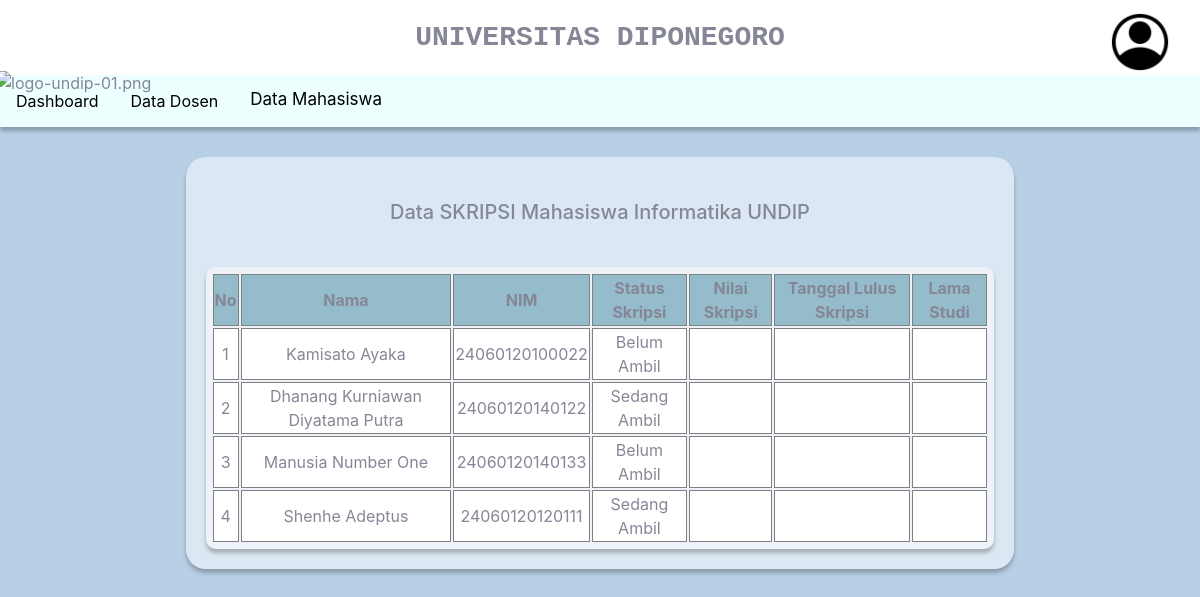
The app's page /departemen/data_mhs/data_skripsi_mhs.php?username=koro (signed in) with its own data.
### tables this page shows
CREATE TABLE `user` (
  `user_id` int(10) NOT NULL,
  `username` varchar(50) NOT NULL,
  `password` varchar(50) NOT NULL,
  `email` varchar(50) NOT NULL,
  `role` varchar(50) NOT NULL
);

CREATE TABLE `mahasiswa` (
  `mahasiswa_id` int(10) NOT NULL,
  `nim` varchar(20) NOT NULL,
  `kode_wali` varchar(50) NOT NULL,
  `nama` varchar(50) NOT NULL,
  `alamat` varchar(50) NOT NULL,
  `kota` varchar(50) NOT NULL,
  `provinsi` varchar(50) NOT NULL,
  `angkatan` varchar(50) NOT NULL,
  `email` varchar(50) NOT NULL,
  `no_tlp` varchar(20) NOT NULL,
  `status` varchar(30) NOT NULL,
  `prodi` varchar(50) NOT NULL,
  `fakultas` varchar(50) NOT NULL,
  `username` varchar(50) NOT NULL,
  `irs_id` int(11) DEFAULT NULL,
  `khs_id` int(11) DEFAULT NULL,
  `skripsi_id` int(11) DEFAULT NULL,
  `pkl_id` int(11) DEFAULT NULL
);

CREATE TABLE `skripsi` (
  `skripsi_id` int(11) NOT NULL,
  `status_skripsi` varchar(50) NOT NULL,
  `tgl_lulus` date DEFAULT NULL,
  `lama_studi` int(20) DEFAULT NULL,
  `nilai_skripsi` int(11) DEFAULT NULL,
  `nim` varchar(50) NOT NULL
);

### departemen/data_mhs/data_skripsi_mhs.php (the view, shortened to what this page needs)
<?php
require_once('../../db_login.php');
$username = $_GET['username'];
?>
<!DOCTYPE html>
<html lang="en">
<head>
    <link rel="stylesheet" href="../../aset/css/style.css">
</head>
<body>
    <div class="top">
        <div class="logo_undip">
            <img src="../../aset/img/PPL/logo-undip-01.png" alt="logo-undip-01.png">
        </div>
        <div class="ddaction">
            <div class="ddprofile" onclick="menuToggle();">
                <img src="../../aset/img/PPL/account.png" style="width:60px;height:auto; border-radius:50%;">
            </div>
        </div>
        <div class="text">UNIVERSITAS DIPONEGORO</div>
    </div>
    <div class="bar">
        <div class="navbar">
            <a href="../index.php?username=<?=$username?>">Dashboard</a>
            <a href="../data_dosen/data_dosen.php?username=<?=$username?>">Data Dosen</a>
            <div class="dropdown">
                <button class="dropbtn">Data Mahasiswa</button>
            </div>
        </div>
    </div>
    <div class="isi">
        <div class="bgdosen isi-bgmhs">
            <div class="judul-isi-data">
                Data SKRIPSI Mahasiswa Informatika UNDIP
            </div>
            <div class="isi-data-mhs">
                <table>
                    <tr>
                        <th>No</th>
                        <th>Nama</th>
                        <th>NIM</th>
                        <th>Status Skripsi</th>
                        <th>Nilai Skripsi</th>
                        <th>Tanggal Lulus Skripsi</th>
                        <th>Lama Studi</th>
                    </tr>
                    <?php
                        $query = "SELECT user.username, departemen.*, mahasiswa.*, skripsi.* FROM user JOIN departemen ON user.username = departemen.username JOIN mahasiswa JOIN skripsi ON skripsi.skripsi_id = mahasiswa.skripsi_id WHERE user.username = '$username'";
                        $sql_ppl= mysqli_query($db, $query) or die (mysqli_error($db));
                        $i=1;
                        while ($data = mysqli_fetch_array($sql_ppl)) :
                        ?>
                        <tr>
                            <td><?= $i ?></td>
                            <td><?=$data['nama']?></td>
                            <td><?=$data['nim']?></td>
                            <td><?=$data['status_skripsi']?></td>
                            <td><?=$data['nilai_skripsi']?></td>
                            <td><?=$data['tgl_lulus']?></td>
                            <td><?=$data['lama_studi']?></td>
                        </tr>
                    <?php
                    $i++;
                    endwhile;
                    ?>
                </table>
            </div>
        </div>
    </div>
</body>
</html>

### aset/css/style.css (style rules this page uses)
:root { --blue: #4e73df; --indigo: #6610f2; --purple: #6f42c1; --pink: #e83e8c; --red: #e74a3b; --orange: #fd7e14; --yellow: #f6c23e; --green: #1cc88a; --teal: #20c9a6; --cyan: #36b9cc; --white: #fff; --gray: #858796; --gray-dark: #5a5c69; --primary: #4e73df; --secondary: #858796; --success: #1cc88a; --info: #36b9cc; --warning: #f6c23e; --danger: #e74a3b; --light: #f8f9fc; --dark: #5a5c69; --breakpoint-xs: 0; --breakpoint-sm: 576px; --breakpoint-md: 768px; --breakpoint-lg: 992px; --breakpoint-xl: 1200px; --font-family-sans-serif: "Nunito", -apple-system, BlinkMacSystemFont, "Segoe UI", Roboto, "Helvetica Neue", Arial, sans-serif, "Apple Color Emoji", "Segoe UI Emoji", "Segoe UI Symbol", "Noto Color Emoji"; --font-family-monospace: SFMono-Regular, Menlo, Monaco, Consolas, "Liberation Mono", "Courier New", monospace; }
*, *::before, *::after { box-sizing: border-box; }
body { background-color: #B8D0E5; font-family: "Nunito", -apple-system, BlinkMacSystemFont, "Segoe UI", Roboto, "Helvetica Neue", Arial, sans-serif, "Apple Color Emoji", "Segoe UI Emoji", "Segoe UI Symbol", "Noto Color Emoji"; font-size: 1rem; font-weight: 400; line-height: 1.5; color: #858796; text-align: left; }
.top { position: relative; align-items:flex-end; display: flex; height: 75px; margin-top: -8px; margin-left: -8px; margin-right: -8px; background-color: #fff; }
.logo_undip { margin-left:-5px; margin-right:auto; position: relative; top: 20px; }
.logo_undip img { height: 110px; width: auto; }
.text { position: absolute; width: auto; height: auto; right: 0px; left: 0px; top: 0px; text-align: center; font-weight: 700; font-size: 28px; font-family: 'Courier New', Courier, monospace; line-height: 75px; }
.bar { margin-top: 0px; margin-left: -8px; margin-right: -8px; width: auto; right:0px; left:0px; }
.navbar { overflow: hidden; background-color:#EDFFFF ; box-shadow: 0px 4px 4px rgba(0, 0, 0, 0.25); display: inherit; }
.navbar a { float: left; font-size: 16px; color: black; text-align: center; padding: 14px 16px; text-decoration: none; }
.dropdown { float: left; overflow: hidden; }
.dropdown .dropbtn { font-size: 17px; border: none; outline: none; padding: 14px 16px; background-color: inherit; font-family: inherit; margin: 0; }
.ddaction { position:absolute; top: 12px; right:30px; z-index: 1000; }
.ddaction .ddprofile { position:relative; width:60px; height:60px; cursor: pointer; }
.ddaction .ddprofile img { position:absolute; top: 0; left: 0; width:100%; height:100%; object-fit: cover; }
.bgdosen { background: rgba(255, 255, 255, 0.5); box-shadow: 0px 4px 4px rgba(0, 0, 0, 0.25); border-radius: 20px; }
.isi-bgmhs { width:70%; height:fit-content; margin:30px auto; padding:20px; }
.judul-isi-data { font-size: 20px; font-weight: 500; text-align: center; margin: 20px auto 10px auto; }
.isi-data-mhs { width:100%; margin:0 auto; margin-top:40px; }
.isi-data-mhs table { width:100%; text-align: center; padding:5px; background: rgba(255, 255, 255, 0.5); box-shadow: 0px 4px 4px rgba(0, 0, 0, 0.25); border-radius: 10px; }
.isi-data-mhs table tr th { background: rgb(148, 188, 202); border: 0.5px solid grey; }
.isi-data-mhs table tr td { background: rgb(255 255 255); border: 0.5px solid grey; }

### records on screen
user: mahasiswa.nama "Kamisato Ayaka", skripsi.nim "24060120100022", skripsi.status_skripsi "Belum Ambil", mahasiswa.nama "Dhanang Kurniawan Diyatama Putra", skripsi.nim "24060120140122", skripsi.status_skripsi "Sedang Ambil", mahasiswa.nama "Manusia Number One", skripsi.nim "24060120140133", mahasiswa.nama "Shenhe Adeptus", skripsi.nim "24060120120111"
